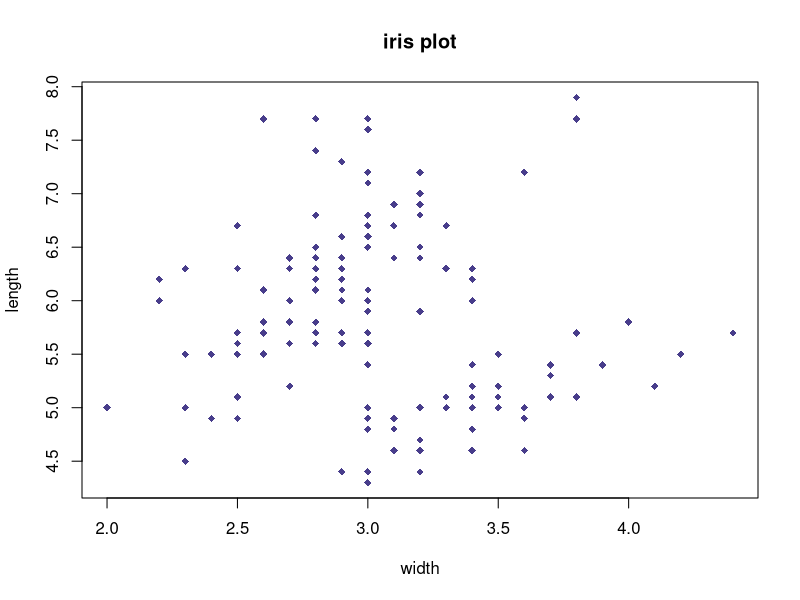
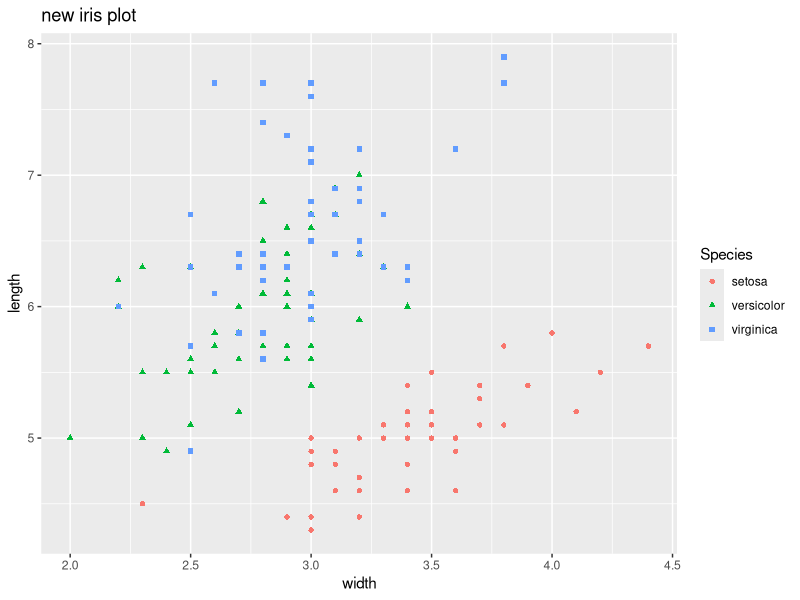

Reproduce these figures in R, in order.
#1. Встановлення R та RStudio

#2. Перегляд робочої директорії та її зміна
getwd()
setwd("C:/Users/sophi/OneDrive/Documents/LPNU/Візуалізація даних/lab1")
getwd()

#3. Встановлення пакетів
#vcd встановлюємо шляхом вибору зі списку
install.packages()
#перегляд завантажених пакетів
installed.packages()
#paletteer і colourpicker встановлюємо шляхом вказання пакета в коді
install.packages("paletteer")
install.packages("colourpicker")
#перевірка чи присутні в бібліотеці дані пакети
library()

#4. Довідка
help("paletteer") #нема документації
??paletteer 
help("colourpicker") #нема документації
??colourpicker
help.search("colour")
apropos("colour")

#5. Типи та структури даних
#Вектор
vector("integer", 5) #пустий вектор з цілими числами та довжиною 5
v <- c(3, 5, 7) #створення вектора
v <- c("2", 3, 3.5, TRUE) #всі значення зведуться до одного типу - character
#seq(from, to, by, length.out)
1:6 #послідовність чисел
seq(10, 20, by = 1)
a <- c(1, 5, 10)
b <- c(2, 6, 11)
a*b
#Матриці
#matrix(data = NA, nrow = 1, ncol = 1, byrow = FALSE, dimnames = NULL)
#byrow = FALSE - по стовпцях, byrow = TRUE - по рядках
#dim(elements) <- c(4, 4)
#спосіб 1
m.way1 <- matrix(c(3,1,12,7,11,8,2,2,5,10,3,5,4,4,6,9), 4, 4, byrow=T)
#спосіб 2
m.way2 <- c(3,1,12,7,11,8,2,2,5,10,3,5,4,4,6,9)
dim(m.way2) <- c(4,4)
#спосіб 3
row.1 <- c(3,1,12,7)
row.2 <- c(11,8,2,2)
rbind(row.1, row.2)
#отримання елементів матриці
m.way1[1]
m.way1[1,]
m.way1[,1]
#Списки
list_data <- list("Red", "Green", c(21,32,11), TRUE, 51.23, 119.1)
print(list_data)
#Фрейми даних
df <- data.frame(x=1:5, y=sin(1:5))
df
#df <- read.csv('combat_losses.csv')
#df

#6. Titanic
install.packages("titanic") #завантаження Titanic
View(Titanic) #перегляд Titanic
help("Titanic")

#7. Математичні операції
(sqrt(2)-1)*sqrt(4+4*sqrt(9-4*sqrt(2))) #математичний вираз 1
(1/(log(18,12)))+(1/(log(18,27))) #математичний вираз 2

#8. iris
#help(package = "datasets")
install.packages("plot")
data("iris")
head(iris)
plot(iris$Sepal.Width, iris$Sepal.Length,
     col="darkslateblue", #колір графіка
     main="iris plot", #надпис згори графіка
     xlab="width", #вісь абсцис
     ylab="length",#вісь ординат
     pch=18) #pch задає символ

#9.
library(ggplot2)
newplot <- ggplot(data = iris, 
                  aes(x = Sepal.Width, y = Sepal.Length)) #відображення на естетику графіка
newplot + geom_point(aes(color=Species, shape=Species)) +
  xlab("width") +  ylab("length") +
  ggtitle("new iris plot")

